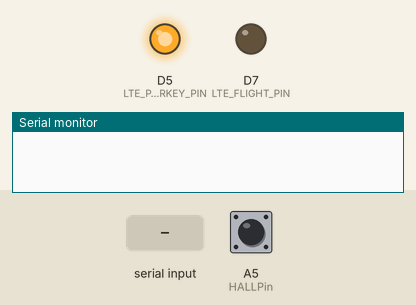
This sketch was run on a simulated Arduino Zero (SAMD21). Parts: output pins drawn as LEDs (lit = HIGH), the last lines printed to the serial monitor. The inputs (shaded band) are chosen by the test bench; at power-on: A5 (HALLPin) HIGH. The modem accepts every AT command (registered, SIM ready, sends succeed) and sends nothing else.

Above: at 0.1 s.
At 6.2 s:
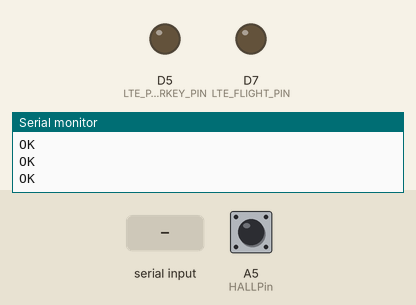
6.3 s: "+CGPSINFO: " received over the second serial link
9.5 s: ",,," received over the second serial link
11.5 s: "1A" received over the second serial link
Timing chart, 0 to 14.5 s (numbered marks = the images above; inputs shaded):
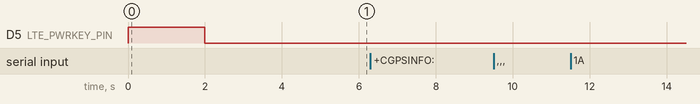

The sketch:

arduino.ino
```cpp
#include <stdio.h>
#include <string.h>

#define DEBUG true
#define MODE_1A

#define DTR_PIN 9
#define RI_PIN 8

#define LTE_PWRKEY_PIN 5
#define LTE_RESET_PIN 6
#define LTE_FLIGHT_PIN 7

#define HALLPin 19             //Sensor HALL conectado al Pin A5 (pin19)

void setup()
{
  SerialUSB.begin(115200);
  Serial1.begin(115200);

  pinMode(LTE_RESET_PIN, OUTPUT);
  digitalWrite(LTE_RESET_PIN, LOW);

  pinMode(LTE_PWRKEY_PIN, OUTPUT);
  digitalWrite(LTE_RESET_PIN, LOW);
  digitalWrite(LTE_PWRKEY_PIN, HIGH);

  delay(2000);

  digitalWrite(LTE_PWRKEY_PIN, LOW);

  pinMode(LTE_FLIGHT_PIN, OUTPUT);
  digitalWrite(LTE_FLIGHT_PIN, LOW); //Normal Mode

  pinMode(HALLPin, INPUT);   //declara entrada SENSOR HALL

  // Sin llegada de 3.3V
  while (digitalRead(HALLPin) == LOW) {
    ;
  }

  SerialUSB.println("Maduino Zero 4G Test Start!");

  // pin tarjeta SIM
  sendData("AT+CPIN=4685", 1000, DEBUG);

  // inicializo el modulo de gps de la placa
  sendData("AT+CGPS=1", 1000, DEBUG);

  // inicializo el servicio HTTP
  sendData("AT+HTTPINIT", 1000, DEBUG);
}

void loop()
{
  // Sin llegada de 3.3V
  while (digitalRead(HALLPin) == LOW) {
    ;
  }

  // Lanzamos el comando que nos devuelve las coordenadas
  String coordenadas = sendData("AT+CGPSINFO", 1000, DEBUG);
  // Variable utilizada para almacenar la parte que nos sirve del comando anterior
  String coordenadasUrl = "NoDisponible";

  if (coordenadas != NULL)
  {
    // Quito la cabezera del valor devuelo por el comando de las coordenadas
    coordenadas = coordenadas.substring((coordenadas.indexOf("+CGPSINFO: ") + 11));
    // Variable para trabajar con el String de las coordenadas
    String coordenadasString = "";

    int index = -1;
    int i = 0;

    // Cogemos las diferentes partes de la cadena y las vamos concatenando
    while (i < 4 && (index = coordenadas.indexOf(',')) != -1)
    {
      String substring = coordenadas.substring(0, index);

      if (i == 0)
      {
        coordenadasString = substring;
      }
      else
      {
        coordenadasString = coordenadasString + "," + substring;
      }

      coordenadas = coordenadas.substring(index + 1);

      i++;
    }

    coordenadasUrl = coordenadasString;
  }

  String url = "https://script.google.com/macros/s/AKfycbw8Y7mu8MmBHAM3cSvJXnH9iKOMxlDEqAAX5nfrzhtUWTAZdQQWQabNk207CGjQEzIqLg/exec?";

  if (coordenadasUrl.equals(",,,"))
  {
    coordenadasUrl = "NoDisponible";
  }

  String parametros = "coordenadas=" + coordenadasUrl;

  if (sendData("AT+HTTPPARA=\"URL\",\"" + url + parametros + "\"", 1000, DEBUG).indexOf("OK") != -1)
  {
    sendData("AT+HTTPACTION=1", 1000, DEBUG);
  }

  delay(1000);
}

String sendData(String command, const int timeout, boolean debug)
{
  String response = "";
  if (!command.equals("1A") && !command.equals("1a"))
  {
    Serial1.println(command);
  }

  delay(timeout);
  while (Serial1.available())
  {
    char c = Serial1.read();
    response += c;
  }

  if (debug)
  {
    SerialUSB.println(response);
  }

  return response;
}
```
